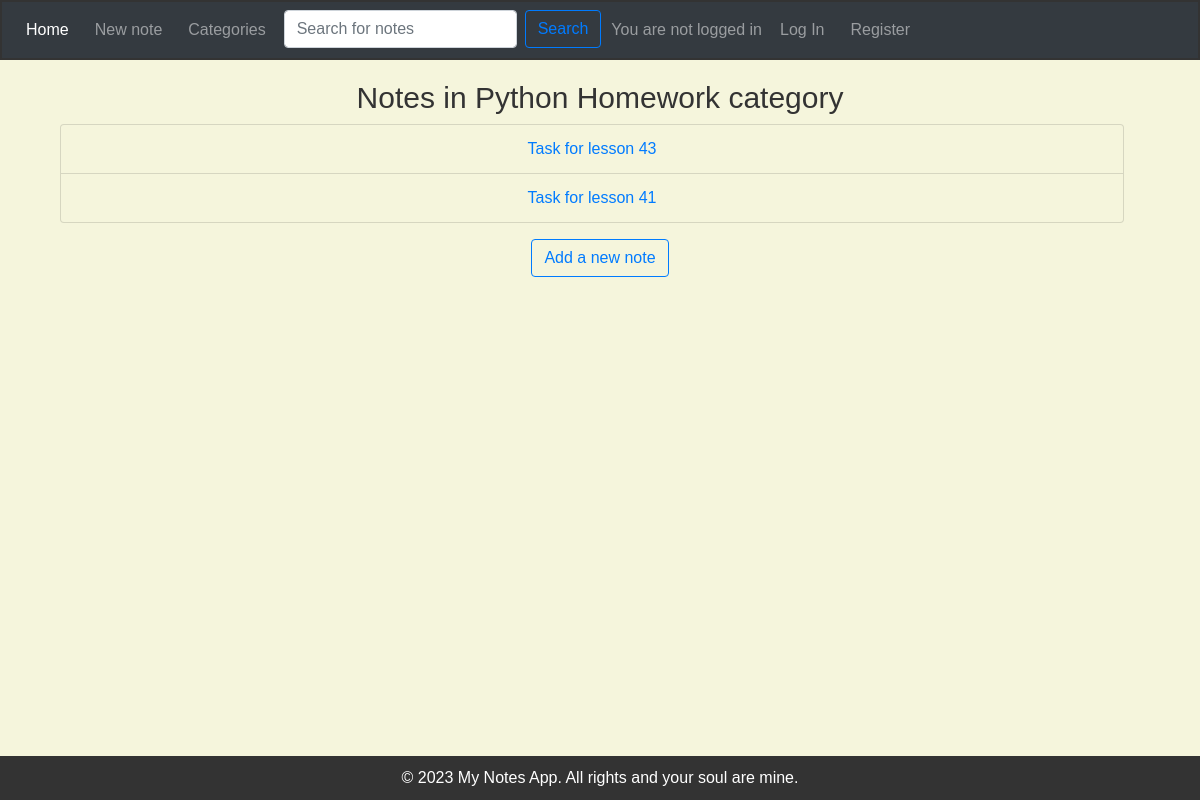
/category_1/, run on an earlier commit of the app's database.
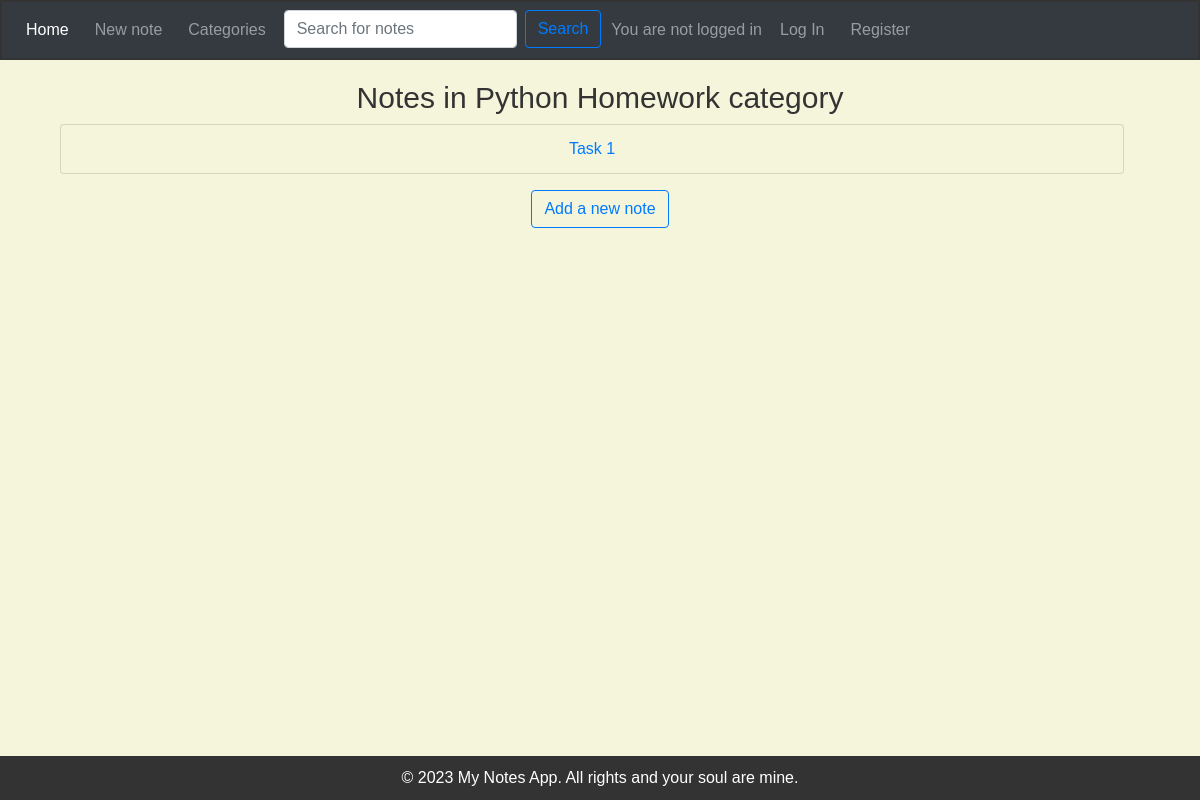
And on a later commit of the database.
### notes/models.py (models this page shows, shortened)
class Note(models.Model):
    title = models.CharField(max_length=200)
    text = models.TextField()
    created_date = models.DateTimeField(auto_now_add=True)
    upd_date = models.DateTimeField(auto_now=True)
    reminder = models.DateTimeField(null=True, blank=True)
    category = models.ForeignKey(Category, on_delete=models.CASCADE, related_name='notes', null=True, blank=True)
    author = models.ForeignKey(User, on_delete=models.CASCADE)

### notes/views.py (the view)
# urls.py: path('category_<int:category_id>/', views.category_detail, name='category_detail'),
def category_detail(request, category_id):
    category = get_object_or_404(Category, pk=category_id)
    notes = category.notes.all()
    return render(request, 'notes/category_detail.html', {'category': category, 'notes': notes})

### notes/templates/notes/category_detail.html (shortened to what this page needs)
{% extends 'notes/index.html' %}
{% block content %}
    <h3>Notes in {{ category.title }} category </h3>
    <ul>
    {% for note in notes %}
        <li class="list-group-item"><a href="{% url 'note_detail' note.id %}">{{ note.title }}</a></li>
    {% endfor %}
    </ul>
    <a href="{% url 'new_note' %}">
        <button type="button" class="btn btn-outline-primary btn-with-margin">Add a new note</button>
    </a>
{% endblock %}

What changed in the data, as far as the page shows it:
removed Note: title "Task for lesson 43"
removed Note: title "Task for lesson 41"
added Note: title "Task 1"
